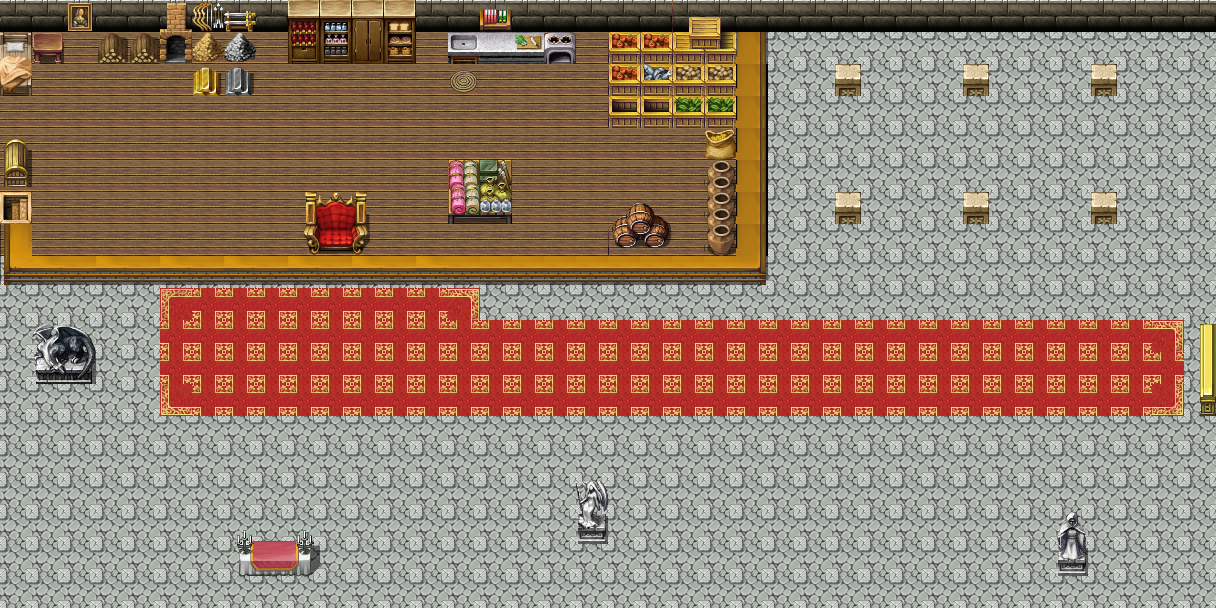

Rendered tile map (Tiled .tmx) drawn with the repository's tilesets; below, a short description and the full map source, tile grids included:
An orthogonal 38x19 tile map with 32x32 px tiles, 2 tile layers (Tile Layer 1, Tile Layer 2).

<map version="1.0" orientation="orthogonal" renderorder="right-down" width="38" height="19" tilewidth="32" tileheight="32" nextobjectid="1">
 <tileset firstgid="1" name="rpg_maker_vx_rtp_tileset_by_telles0808" tilewidth="32" tileheight="32" tilecount="2016" columns="32">
  <image source="../../trunk/Assets/rpg_maker_vx_rtp_tileset_by_telles0808.png" width="1024" height="2016" />
 </tileset>
 <layer name="Tile Layer 1" width="38" height="19">
  <data encoding="csv">
97,97,97,97,97,97,97,97,97,97,97,97,97,97,97,97,97,97,97,97,97,97,97,97,97,97,97,97,97,97,97,97,97,97,97,97,97,97,
139,139,139,139,139,139,139,139,139,139,139,139,139,139,139,139,139,139,139,139,139,139,139,1098,1098,1098,1098,1098,1098,1098,1098,1098,1098,1098,1098,1098,1098,1098,
139,139,139,139,139,139,139,139,139,139,139,139,139,139,139,139,139,139,139,139,139,139,139,1,1098,1098,1098,1098,1098,1098,1098,1098,1098,1098,1098,1098,1098,1098,
139,139,139,139,139,139,139,139,139,139,139,139,139,139,139,139,139,139,139,139,139,139,139,1,1098,1098,1098,1098,1098,1098,1098,1098,1098,1098,1098,1098,1098,1098,
139,139,139,139,139,139,139,139,139,139,139,139,139,139,139,139,139,139,139,139,139,139,139,1,1098,1098,1098,1098,1098,1098,1098,1098,1098,1098,1098,1098,1098,1098,
139,139,139,139,139,139,139,139,139,139,139,139,139,139,139,139,139,139,139,139,139,139,139,1,1098,1098,1098,1098,1098,1098,1098,1098,1098,1098,1098,1098,1098,1098,
139,139,139,139,139,139,139,139,139,139,139,139,139,139,139,139,139,139,139,139,139,139,139,1,1098,1098,1098,1098,1098,1098,1098,1098,1098,1098,1098,1098,1098,1098,
139,139,139,139,139,139,139,139,139,139,139,139,139,139,139,139,139,139,139,139,139,139,139,1,1098,1098,1098,1098,1098,1098,1098,1098,1098,1098,1098,1098,1098,1098,
1098,1098,1098,1098,1098,1098,1098,1098,1098,1098,1098,1098,1098,1098,1098,1098,1098,1098,1098,1098,1098,1098,1098,1098,1098,1098,1098,1098,1098,1098,1098,1098,1098,1098,1098,1098,1098,1098,
1098,1098,1098,1098,1098,1133,1102,1102,1102,1102,1102,1102,1102,1102,1134,1098,1098,1098,1098,1098,1098,1098,1098,1098,1098,1098,1098,1098,1098,1098,1098,1098,1098,1098,1098,1098,1098,1098,
1098,1098,1098,1098,1098,1102,1102,1102,1102,1102,1102,1102,1102,1102,1102,1102,1102,1102,1102,1102,1102,1102,1102,1102,1102,1102,1102,1102,1102,1102,1102,1102,1102,1102,1102,1102,1134,1098,
1098,1098,1098,1098,1098,1102,1102,1102,1102,1102,1102,1102,1102,1102,1102,1102,1102,1102,1102,1102,1102,1102,1102,1102,1102,1102,1102,1102,1102,1102,1102,1102,1102,1102,1102,1102,1102,1098,
1098,1098,1098,1098,1098,1165,1102,1102,1102,1102,1102,1102,1102,1102,1102,1102,1102,1102,1102,1102,1102,1102,1102,1102,1102,1102,1102,1102,1102,1102,1102,1102,1102,1102,1102,1102,1166,1098,
1098,1098,1098,1098,1098,1098,1098,1098,1098,1098,1098,1098,1098,1098,1098,1098,1098,1098,1098,1098,1098,1098,1098,1098,1098,1098,1098,1098,1098,1098,1098,1098,1098,1098,1098,1098,1098,1098,
1098,1098,1098,1098,1098,1098,1098,1098,1098,1098,1098,1098,1098,1098,1098,1098,1098,1098,1098,1098,1098,1098,1098,1098,1098,1098,1098,1098,1098,1098,1098,1098,1098,1098,1098,1098,1098,1098,
1098,1098,1098,1098,1098,1098,1098,1098,1098,1098,1098,1098,1098,1098,1098,1098,1098,1098,1098,1098,1098,1098,1098,1098,1098,1098,1098,1098,1098,1098,1098,1098,1098,1098,1098,1098,1098,1098,
1098,1098,1098,1098,1098,1098,1098,1098,1098,1098,1098,1098,1098,1098,1098,1098,1098,1098,1098,1098,1098,1098,1098,1098,1098,1098,1098,1098,1098,1098,1098,1098,1098,1098,1098,1098,1098,1098,
1098,1098,1098,1098,1098,1098,1098,1098,1098,1098,1098,1098,1098,1098,1098,1098,1098,1098,1098,1098,1098,1098,1098,1098,1098,1098,1098,1098,1098,1098,1098,1098,1098,1098,1098,1098,1098,1098,
1098,1098,1098,1098,1098,1098,1098,1098,1098,1098,1098,1098,1098,1098,1098,1098,1098,1098,1098,1098,1098,1098,1098,1098,1098,1098,1098,1098,1098,1098,1098,1098,1098,1098,1098,1098,1098,1098
</data>
 </layer>
 <layer name="Tile Layer 2" width="38" height="19">
  <data encoding="csv">
0,0,1786,1,0,1680,1938,1810,0,1170,1233,1299,1361,0,1,1874,0,0,0,0,0,1239,1240,0,0,0,0,0,0,0,0,0,0,0,0,0,0,0,
1501,1440,1,1091,1091,1712,2001,2002,1,1202,1265,1331,1393,1,1389,1390,1391,1388,1,1303,1303,1271,1272,1500,1,1,1,1,1,1,1,1,0,0,0,0,0,0,
1533,1,1,1,1,1,2005,1945,1,1,1,1,1,1,1342,1,1,1,1,1303,1334,1333,1333,1500,1,1,1743,1,1,1,1743,1,1,1,1743,0,0,0,
1,1,1,1,1,1,1,1,1,1,1,1,1,1,1,1,1,1,1,1302,1302,1335,1335,1500,1,1,1,1,1,1,1,1,0,0,0,0,0,0,
1439,1,1,1,1,1,1,1,1,1,1,1,1,1,1,0,0,0,1,1,1,1,1206,1500,0,0,0,0,0,0,0,0,0,0,0,0,0,0,
1471,1,1,1,1,1,1,1,1,1,1,1,1,1,1403,1404,0,0,0,0,0,0,1244,1500,0,0,0,0,0,0,0,0,0,0,0,0,0,0,
1151,1,1,1,1,1,1,1,1,1815,1816,1817,1,1,1435,1436,0,0,0,1241,1242,0,1276,1500,0,0,1743,0,0,0,1743,0,0,0,1743,0,0,0,
1497,1,1,1,1,1,1,1,1,1847,1848,1849,1,1,1,0,0,0,0,1273,1274,0,1308,1500,0,0,0,0,0,0,0,0,0,0,0,0,0,0,
1529,1530,1531,1530,1531,1530,1531,1530,1531,1530,1531,1530,1531,1530,1531,1531,1531,1531,1531,1531,1531,1531,1531,1532,0,0,0,0,0,0,0,0,0,0,0,0,0,0,
0,0,0,0,0,0,0,0,0,0,0,0,0,0,0,0,0,0,0,0,0,0,0,0,0,0,0,0,0,0,0,0,0,0,0,0,0,0,
0,1941,1942,0,0,0,0,0,0,0,0,0,0,0,0,0,0,0,0,0,0,0,0,0,0,0,0,0,0,0,0,0,0,0,0,0,0,1370,
0,1973,1974,0,0,0,0,0,0,0,0,0,0,0,0,0,0,0,0,0,0,0,0,0,0,0,0,0,0,0,0,0,0,0,0,0,0,1402,
0,0,0,0,0,0,0,0,0,0,0,0,0,0,0,0,0,0,0,0,0,0,0,0,0,0,0,0,0,0,0,0,0,0,0,0,0,1434,
0,0,0,0,0,0,0,0,0,0,0,0,0,0,0,0,0,0,0,0,0,0,0,0,0,0,0,0,0,0,0,0,0,0,0,0,0,0,
0,0,0,0,0,0,0,0,0,0,0,0,0,0,0,0,0,0,0,0,0,0,0,0,0,0,0,0,0,0,0,0,0,0,0,0,0,0,
0,0,0,0,0,0,0,0,0,0,0,0,0,0,0,0,0,0,1883,0,0,0,0,0,0,0,0,0,0,0,0,0,0,0,0,0,0,0,
0,0,0,0,0,0,0,1292,1293,1294,0,0,0,0,0,0,0,0,1915,0,0,0,0,0,0,0,0,0,0,0,0,0,0,1881,0,0,0,0,
0,0,0,0,0,0,0,1324,1325,1326,0,0,0,0,0,0,0,0,0,0,0,0,0,0,0,0,0,0,0,0,0,0,0,1913,0,0,0,0,
1,1,1,1,1,1,1,1,1,1,1,1,1,1,1,1,1,1,1,1,1,1,1,1,1,1,1,1,1,1,1,1,1,1,1,1,1,1
</data>
 </layer>
</map>
